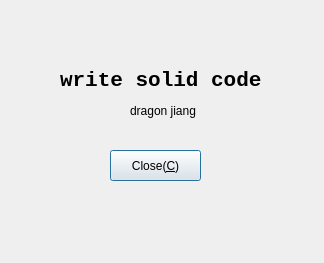
<?xml version="1.0" encoding="UTF-8"?>
<ui version="4.0">
 <class>UI_About</class>
 <widget class="QWidget" name="UI_About">
  <property name="geometry">
   <rect>
    <x>0</x>
    <y>0</y>
    <width>324</width>
    <height>263</height>
   </rect>
  </property>
  <property name="windowTitle">
   <string>About</string>
  </property>
  <widget class="QLabel" name="label">
   <property name="geometry">
    <rect>
     <x>60</x>
     <y>50</y>
     <width>231</width>
     <height>61</height>
    </rect>
   </property>
   <property name="font">
    <font>
     <family>Courier New</family>
     <pointsize>16</pointsize>
     <weight>75</weight>
     <bold>true</bold>
    </font>
   </property>
   <property name="text">
    <string>write solid code</string>
   </property>
  </widget>
  <widget class="Common_Button" name="btnClose">
   <property name="geometry">
    <rect>
     <x>110</x>
     <y>150</y>
     <width>91</width>
     <height>31</height>
    </rect>
   </property>
   <property name="text">
    <string>Close(&amp;C)</string>
   </property>
   <property name="default">
    <bool>true</bool>
   </property>
  </widget>
  <widget class="QLabel" name="label_2">
   <property name="geometry">
    <rect>
     <x>130</x>
     <y>100</y>
     <width>91</width>
     <height>21</height>
    </rect>
   </property>
   <property name="text">
    <string>dragon jiang</string>
   </property>
  </widget>
 </widget>
 <customwidgets>
  <customwidget>
   <class>Common_Button</class>
   <extends>QPushButton</extends>
   <header>state_button.h</header>
  </customwidget>
 </customwidgets>
 <resources/>
 <connections/>
</ui>
